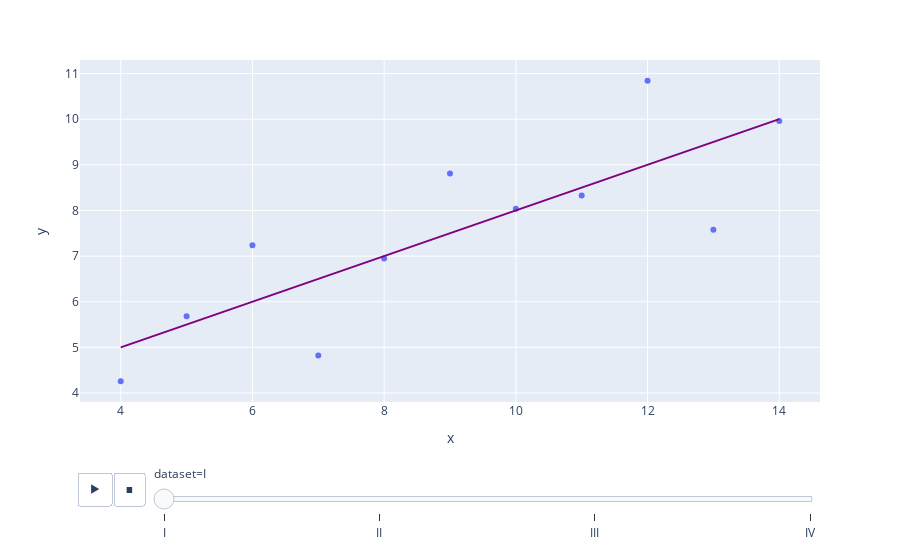

Notebook cell for this chart:
### Markdown cell above
Each of the four datasets have the exact same correlation of 0.816. But the graph of each dataset look vastly different from each other. What factors in each dataset make it such that they all have the same correlation?

*Hint: For the third and fourth graphs, try zooming out to see if there are any other datapoints*

### Code cell
fig2 = px.scatter(df, x="x", y="y", animation_frame="dataset",
                 trendline='ols', trendline_color_override='purple')
fig2.show()

### Figure 1 — Plotly figure (JSON) as saved in the notebook; plotly's stock layout.template omitted (floating-point values rounded to 4 significant figures)
{"data": [{"hovertemplate": "dataset=I<br>x=%{x}<br>y=%{y}<extra></extra>", "legendgroup": "", "marker": {"color": "#636efa", "symbol": "circle"}, "mode": "markers", "name": "", "orientation": "v", "showlegend": false, "type": "scatter", "x": [10, 8, 13, 9, 11, 14, 6, 4, 12, 7, 5], "xaxis": "x", "y": [8.04, 6.95, 7.58, 8.81, 8.33, 9.96, 7.24, 4.26, 10.84, 4.82, 5.68], "yaxis": "y"}, {"hovertemplate": "<b>OLS trendline</b><br>y = 0.500091 * x + 3.00009<br>R<sup>2</sup>=0.666542<br><br>dataset=I<br>x=%{x}<br>y=%{y} <b>(trend)</b><extra></extra>", "legendgroup": "", "line": {"color": "purple"}, "marker": {"color": "#636efa", "symbol": "circle"}, "mode": "lines", "name": "", "showlegend": false, "type": "scatter", "x": [4, 5, 6, 7, 8, 9, 10, 11, 12, 13, 14], "xaxis": "x", "y": [5.0, 5.501, 6.001, 6.501, 7.001, 7.501, 8.001, 8.501, 9.001, 9.501, 10.0], "yaxis": "y"}], "layout": {"legend": {"tracegroupgap": 0}, "margin": {"t": 60}, "sliders": [{"active": 0, "currentvalue": {"prefix": "dataset="}, "len": 0.9, "pad": {"b": 10, "t": 60}, "steps": [{"args": [["I"], {"frame": {"duration": 0, "redraw": false}, "fromcurrent": true, "mode": "immediate", "transition": {"duration": 0, "easing": "linear"}}], "label": "I", "method": "animate"}, {"args": [["II"], {"frame": {"duration": 0, "redraw": false}, "fromcurrent": true, "mode": "immediate", "transition": {"duration": 0, "easing": "linear"}}], "label": "II", "method": "animate"}, {"args": [["III"], {"frame": {"duration": 0, "redraw": false}, "fromcurrent": true, "mode": "immediate", "transition": {"duration": 0, "easing": "linear"}}], "label": "III", "method": "animate"}, {"args": [["IV"], {"frame": {"duration": 0, "redraw": false}, "fromcurrent": true, "mode": "immediate", "transition": {"duration": 0, "easing": "linear"}}], "label": "IV", "method": "animate"}], "x": 0.1, "xanchor": "left", "y": 0, "yanchor": "top"}], "updatemenus": [{"buttons": [{"args": [null, {"frame": {"duration": 500, "redraw": false}, "fromcurrent": true, "mode": "immediate", "transition": {"duration": 500, "easing": "linear"}}], "label": "&#9654;", "method": "animate"}, {"args": [[null], {"frame": {"duration": 0, "redraw": false}, "fromcurrent": true, "mode": "immediate", "transition": {"duration": 0, "easing": "linear"}}], "label": "&#9724;", "method": "animate"}], "direction": "left", "pad": {"r": 10, "t": 70}, "showactive": false, "type": "buttons", "x": 0.1, "xanchor": "right", "y": 0, "yanchor": "top"}], "xaxis": {"anchor": "y", "domain": [0, 1], "title": {"text": "x"}}, "yaxis": {"anchor": "x", "domain": [0, 1], "title": {"text": "y"}}}}
